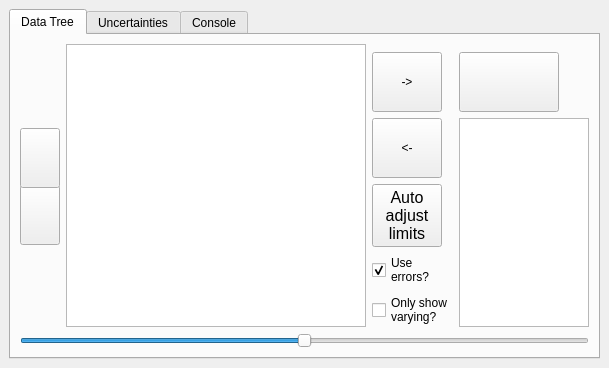
  <widget class="QDockWidget" name="dockWidget">
   <property name="sizePolicy">
    <sizepolicy hsizetype="Expanding" vsizetype="Expanding">
     <horstretch>0</horstretch>
     <verstretch>0</verstretch>
    </sizepolicy>
   </property>
   <property name="minimumSize">
    <size>
     <width>600</width>
     <height>350</height>
    </size>
   </property>
   <property name="toolTip">
    <string>Double click to separate/join the dock</string>
   </property>
   <property name="features">
    <set>QDockWidget::DockWidgetFloatable|QDockWidget::DockWidgetMovable</set>
   </property>
   <property name="allowedAreas">
    <set>Qt::BottomDockWidgetArea</set>
   </property>
   <property name="windowTitle">
    <string/>
   </property>
   <attribute name="dockWidgetArea">
    <number>8</number>
   </attribute>
   <widget class="QWidget" name="dockWidgetContents">
    <layout class="QGridLayout" name="gridLayout">
     <item row="0" column="0">
      <widget class="QTabWidget" name="tabWidget">
       <property name="enabled">
        <bool>true</bool>
       </property>
       <property name="sizePolicy">
        <sizepolicy hsizetype="MinimumExpanding" vsizetype="Expanding">
         <horstretch>0</horstretch>
         <verstretch>0</verstretch>
        </sizepolicy>
       </property>
       <property name="minimumSize">
        <size>
         <width>300</width>
         <height>200</height>
        </size>
       </property>
       <property name="toolTip">
        <string/>
       </property>
       <property name="currentIndex">
        <number>0</number>
       </property>
       <property name="tabBarAutoHide">
        <bool>true</bool>
       </property>
       <widget class="QWidget" name="tab">
        <attribute name="title">
         <string>Data Tree</string>
        </attribute>
        <attribute name="toolTip">
         <string>Data and Model Trees</string>
        </attribute>
        <layout class="QGridLayout" name="gridLayout_2">
         <item row="1" column="3">
          <widget class="QPushButton" name="do_fit_button">
           <property name="sizePolicy">
            <sizepolicy hsizetype="Maximum" vsizetype="Maximum">
             <horstretch>0</horstretch>
             <verstretch>0</verstretch>
            </sizepolicy>
           </property>
           <property name="minimumSize">
            <size>
             <width>60</width>
             <height>60</height>
            </size>
           </property>
           <property name="maximumSize">
            <size>
             <width>100</width>
             <height>16777215</height>
            </size>
           </property>
           <property name="toolTip">
            <string>Do a fit. Cmd-F</string>
           </property>
           <property name="text">
            <string/>
           </property>
           <property name="icon">
            <iconset>
             <normaloff>../icons/go.png</normaloff>../icons/go.png</iconset>
           </property>
           <property name="iconSize">
            <size>
             <width>40</width>
             <height>40</height>
            </size>
           </property>
           <property name="shortcut">
            <string>Ctrl+F</string>
           </property>
          </widget>
         </item>
         <item row="8" column="0" colspan="4">
          <widget class="QSlider" name="paramsSlider">
           <property name="sizePolicy">
            <sizepolicy hsizetype="Expanding" vsizetype="Minimum">
             <horstretch>0</horstretch>
             <verstretch>0</verstretch>
            </sizepolicy>
           </property>
           <property name="maximumSize">
            <size>
             <width>16777215</width>
             <height>20</height>
            </size>
           </property>
           <property name="mouseTracking">
            <bool>false</bool>
           </property>
           <property name="focusPolicy">
            <enum>Qt::StrongFocus</enum>
           </property>
           <property name="contextMenuPolicy">
            <enum>Qt::PreventContextMenu</enum>
           </property>
           <property name="toolTip">
            <string>Select a parameter then use this slider to vary it</string>
           </property>
           <property name="maximum">
            <number>999</number>
           </property>
           <property name="value">
            <number>499</number>
           </property>
           <property name="orientation">
            <enum>Qt::Horizontal</enum>
           </property>
           <property name="invertedAppearance">
            <bool>false</bool>
           </property>
           <property name="invertedControls">
            <bool>false</bool>
           </property>
           <property name="tickPosition">
            <enum>QSlider::NoTicks</enum>
           </property>
          </widget>
         </item>
         <item row="3" column="0">
          <widget class="QPushButton" name="remove_layer">
           <property name="maximumSize">
            <size>
             <width>40</width>
             <height>60</height>
            </size>
           </property>
           <property name="toolTip">
            <string>Remove a layer, Cmd-</string>
           </property>
           <property name="text">
            <string/>
           </property>
           <property name="icon">
            <iconset resource="../resources.qrc">
             <normaloff>:/icons/minus.png</normaloff>:/icons/minus.png</iconset>
           </property>
           <property name="iconSize">
            <size>
             <width>30</width>
             <height>30</height>
            </size>
           </property>
           <property name="shortcut">
            <string>Ctrl+-</string>
           </property>
          </widget>
         </item>
         <item row="2" column="0">
          <widget class="QPushButton" name="add_layer">
           <property name="sizePolicy">
            <sizepolicy hsizetype="Fixed" vsizetype="Fixed">
             <horstretch>0</horstretch>
             <verstretch>0</verstretch>
            </sizepolicy>
           </property>
           <property name="minimumSize">
            <size>
             <width>40</width>
             <height>60</height>
            </size>
           </property>
           <property name="maximumSize">
            <size>
             <width>40</width>
             <height>40</height>
            </size>
           </property>
           <property name="toolTip">
            <string>Insert a layer, Cmd=</string>
           </property>
           <property name="text">
            <string/>
           </property>
           <property name="icon">
            <iconset resource="../resources.qrc">
             <normaloff>:/icons/plus.png</normaloff>:/icons/plus.png</iconset>
           </property>
           <property name="iconSize">
            <size>
             <width>30</width>
             <height>30</height>
            </size>
           </property>
           <property name="shortcut">
            <string>Ctrl+=</string>
           </property>
          </widget>
         </item>
         <item row="2" column="3" rowspan="4">
          <widget class="QListView" name="currently_fitting">
           <property name="sizePolicy">
            <sizepolicy hsizetype="Maximum" vsizetype="Expanding">
             <horstretch>0</horstretch>
             <verstretch>0</verstretch>
            </sizepolicy>
           </property>
           <property name="maximumSize">
            <size>
             <width>130</width>
             <height>16777215</height>
            </size>
           </property>
           <property name="toolTip">
            <string>List of datasets to be fitted</string>
           </property>
           <property name="editTriggers">
            <set>QAbstractItemView::NoEditTriggers</set>
           </property>
           <property name="dragEnabled">
            <bool>false</bool>
           </property>
           <property name="dragDropMode">
            <enum>QAbstractItemView::DropOnly</enum>
           </property>
           <property name="defaultDropAction">
            <enum>Qt::MoveAction</enum>
           </property>
           <property name="selectionMode">
            <enum>QAbstractItemView::MultiSelection</enum>
           </property>
          </widget>
         </item>
         <item row="0" column="1" rowspan="6">
          <widget class="QTreeView" name="treeView">
           <property name="minimumSize">
            <size>
             <width>300</width>
             <height>0</height>
            </size>
           </property>
           <property name="font">
            <font>
             <pointsize>12</pointsize>
            </font>
           </property>
           <property name="acceptDrops">
            <bool>true</bool>
           </property>
           <property name="styleSheet">
            <string notr="true">QTreeView::branch:has-siblings:!adjoins-item {
    border-image: url(:/icons/vline.png) 0;
}

QTreeView::branch:has-siblings:adjoins-item {
    border-image: url(:/icons/branch-more.png) 0;
}

QTreeView::branch:!has-children:!has-siblings:adjoins-item {
    border-image: url(:/icons/branch-end.png) 0;
}

QTreeView::branch:has-children:!has-siblings:closed,
QTreeView::branch:closed:has-children:has-siblings {
        border-image: none;
        image: url(:/icons/branch-closed.png);
}

QTreeView::branch:open:has-children:!has-siblings,
QTreeView::branch:open:has-children:has-siblings  {
        border-image: none;
        image: url(:/icons/branch-open.png);
}</string>
           </property>
           <property name="editTriggers">
            <set>QAbstractItemView::AnyKeyPressed|QAbstractItemView::DoubleClicked|QAbstractItemView::EditKeyPressed</set>
           </property>
           <property name="tabKeyNavigation">
            <bool>false</bool>
           </property>
           <property name="dragEnabled">
            <bool>true</bool>
           </property>
           <property name="dragDropMode">
            <enum>QAbstractItemView::InternalMove</enum>
           </property>
           <property name="defaultDropAction">
            <enum>Qt::MoveAction</enum>
           </property>
           <property name="alternatingRowColors">
            <bool>false</bool>
           </property>
           <property name="selectionMode">
            <enum>QAbstractItemView::ExtendedSelection</enum>
           </property>
           <property name="selectionBehavior">
            <enum>QAbstractItemView::SelectRows</enum>
           </property>
           <property name="expandsOnDoubleClick">
            <bool>false</bool>
           </property>
           <attribute name="headerCascadingSectionResizes">
            <bool>true</bool>
           </attribute>
          </widget>
         </item>
         <item row="1" column="2">
          <widget class="QPushButton" name="add_to_fit_button">
           <property name="minimumSize">
            <size>
             <width>60</width>
             <height>60</height>
            </size>
           </property>
           <property name="maximumSize">
            <size>
             <width>70</width>
             <height>70</height>
            </size>
           </property>
           <property name="toolTip">
            <string>Add a dataset to those being fitted</string>
           </property>
           <property name="text">
            <string>-&gt;</string>
           </property>
          </widget>
         </item>
         <item row="2" column="2">
          <widget class="QPushButton" name="remove_from_fit_button">
           <property name="minimumSize">
            <size>
             <width>60</width>
             <height>60</height>
            </size>
           </property>
           <property name="maximumSize">
            <size>
             <width>70</width>
             <height>70</height>
            </size>
           </property>
           <property name="toolTip">
            <string>Remove dataset from those being fitted</string>
           </property>
           <property name="text">
            <string>&lt;-</string>
           </property>
          </widget>
         </item>
         <item row="3" column="2">
          <widget class="QPushButton" name="auto_limits_button">
           <property name="minimumSize">
            <size>
             <width>60</width>
             <height>60</height>
            </size>
           </property>
           <property name="maximumSize">
            <size>
             <width>70</width>
             <height>70</height>
            </size>
           </property>
           <property name="font">
            <font>
             <pointsize>12</pointsize>
            </font>
           </property>
           <property name="toolTip">
            <string>Give varying parameters finite limits</string>
           </property>
           <property name="text">
            <string>Auto
adjust
limits</string>
           </property>
          </widget>
         </item>
         <item row="4" column="2">
          <widget class="QCheckBox" name="use_errors_checkbox">
           <property name="toolTip">
            <string>&lt;html&gt;&lt;head/&gt;&lt;body&gt;&lt;p&gt;Use the measurement uncertainties for weighting the fit&lt;/p&gt;&lt;/body&gt;&lt;/html&gt;</string>
           </property>
           <property name="text">
            <string>Use
errors?</string>
           </property>
           <property name="checked">
            <bool>true</bool>
           </property>
           <property name="tristate">
            <bool>false</bool>
           </property>
          </widget>
         </item>
         <item row="5" column="2">
          <widget class="QCheckBox" name="only_fitted">
           <property name="toolTip">
            <string>Only display the parameters that are being allowed to vary.</string>
           </property>
           <property name="text">
            <string>Only show
varying?</string>
           </property>
          </widget>
         </item>
        </layout>
        <zorder>remove_layer</zorder>
        <zorder>add_layer</zorder>
        <zorder>paramsSlider</zorder>
        <zorder>do_fit_button</zorder>
        <zorder>treeView</zorder>
        <zorder>currently_fitting</zorder>
        <zorder>add_to_fit_button</zorder>
        <zorder>remove_from_fit_button</zorder>
        <zorder>auto_limits_button</zorder>
        <zorder>use_errors_checkbox</zorder>
        <zorder>only_fitted</zorder>
       </widget>
       <widget class="QWidget" name="tab_1">
        <attribute name="title">
         <string>Uncertainties</string>
        </attribute>
       </widget>
       <widget class="QWidget" name="tab_2">
        <attribute name="title">
         <string>Console</string>
        </attribute>
        <attribute name="toolTip">
         <string>Output from the modelling processes</string>
        </attribute>
        <layout class="QGridLayout" name="gridLayout_8">
         <item row="0" column="0">
          <widget class="QPlainTextEdit" name="console_text_edit"/>
         </item>
        </layout>
       </widget>
      </widget>
     </item>
    </layout>
   </widget>
  </widget>
